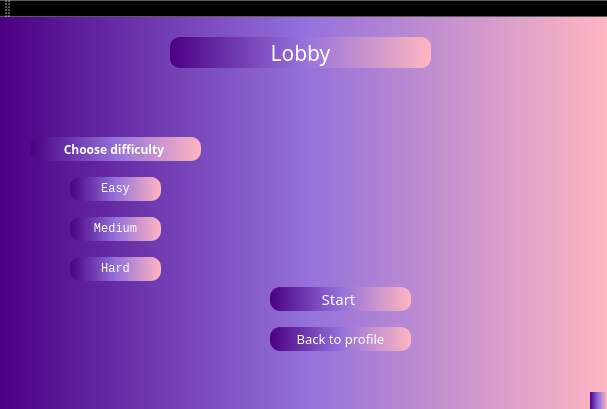
<?xml version="1.0" encoding="UTF-8"?>
<ui version="4.0">
 <class>LobbyInterfaceClass</class>
 <widget class="QMainWindow" name="LobbyInterfaceClass">
  <property name="geometry">
   <rect>
    <x>0</x>
    <y>0</y>
    <width>607</width>
    <height>409</height>
   </rect>
  </property>
  <property name="windowTitle">
   <string>LobbyInterface</string>
  </property>
  <property name="styleSheet">
   <string notr="true">background-color: qlineargradient(spread:pad, x1:0, y1:0, x2:1, y2:0, stop:0 rgba(75, 0, 130, 255), stop:0.5 rgba(147, 112, 219, 255), stop:1 rgba(255, 182, 193, 255))
</string>
  </property>
  <widget class="QWidget" name="centralWidget">
   <widget class="QPushButton" name="pushButton">
    <property name="geometry">
     <rect>
      <x>170</x>
      <y>20</y>
      <width>261</width>
      <height>31</height>
     </rect>
    </property>
    <property name="font">
     <font>
      <family>Kristen ITC</family>
      <pointsize>16</pointsize>
     </font>
    </property>
    <property name="styleSheet">
     <string notr="true">background-color: qlineargradient(spread:pad, x1:0, y1:0, x2:1, y2:0, stop:0 rgba(75, 0, 130, 255), stop:0.5 rgba(147, 112, 219, 255), stop:1 rgba(255, 182, 193, 255));
color: white;
border-radius: 10px;</string>
    </property>
    <property name="text">
     <string>Lobby</string>
    </property>
   </widget>
   <widget class="QPushButton" name="pushButton_2">
    <property name="geometry">
     <rect>
      <x>30</x>
      <y>120</y>
      <width>171</width>
      <height>24</height>
     </rect>
    </property>
    <property name="font">
     <font>
      <family>Lucida Fax</family>
      <pointsize>9</pointsize>
      <italic>false</italic>
      <bold>true</bold>
     </font>
    </property>
    <property name="styleSheet">
     <string notr="true">background-color: qlineargradient(spread:pad, x1:0, y1:0, x2:1, y2:0, stop:0 rgba(75, 0, 130, 255), stop:0.5 rgba(147, 112, 219, 255), stop:1 rgba(255, 182, 193, 255));
color: white;
border-radius: 10px;</string>
    </property>
    <property name="text">
     <string>Choose difficulty </string>
    </property>
   </widget>
   <widget class="QPushButton" name="pushButton_3">
    <property name="geometry">
     <rect>
      <x>70</x>
      <y>160</y>
      <width>91</width>
      <height>24</height>
     </rect>
    </property>
    <property name="font">
     <font>
      <family>Lucida Console</family>
     </font>
    </property>
    <property name="styleSheet">
     <string notr="true">background-color: qlineargradient(spread:pad, x1:0, y1:0, x2:1, y2:0, stop:0 rgba(75, 0, 130, 255), stop:0.5 rgba(147, 112, 219, 255), stop:1 rgba(255, 182, 193, 255));
color: white;
border-radius: 10px;</string>
    </property>
    <property name="text">
     <string>Easy</string>
    </property>
   </widget>
   <widget class="QPushButton" name="pushButton_4">
    <property name="geometry">
     <rect>
      <x>70</x>
      <y>200</y>
      <width>91</width>
      <height>24</height>
     </rect>
    </property>
    <property name="font">
     <font>
      <family>Lucida Console</family>
     </font>
    </property>
    <property name="styleSheet">
     <string notr="true">background-color: qlineargradient(spread:pad, x1:0, y1:0, x2:1, y2:0, stop:0 rgba(75, 0, 130, 255), stop:0.5 rgba(147, 112, 219, 255), stop:1 rgba(255, 182, 193, 255));
color: white;
border-radius: 10px;</string>
    </property>
    <property name="text">
     <string>Medium</string>
    </property>
   </widget>
   <widget class="QPushButton" name="pushButton_5">
    <property name="geometry">
     <rect>
      <x>70</x>
      <y>240</y>
      <width>91</width>
      <height>24</height>
     </rect>
    </property>
    <property name="font">
     <font>
      <family>Lucida Console</family>
     </font>
    </property>
    <property name="styleSheet">
     <string notr="true">background-color: qlineargradient(spread:pad, x1:0, y1:0, x2:1, y2:0, stop:0 rgba(75, 0, 130, 255), stop:0.5 rgba(147, 112, 219, 255), stop:1 rgba(255, 182, 193, 255));
color: white;
border-radius: 10px;</string>
    </property>
    <property name="text">
     <string>Hard</string>
    </property>
   </widget>
   <widget class="QPushButton" name="pushButton_6">
    <property name="geometry">
     <rect>
      <x>270</x>
      <y>270</y>
      <width>141</width>
      <height>24</height>
     </rect>
    </property>
    <property name="font">
     <font>
      <family>Kristen ITC</family>
      <pointsize>11</pointsize>
      <bold>false</bold>
     </font>
    </property>
    <property name="styleSheet">
     <string notr="true">background-color: qlineargradient(spread:pad, x1:0, y1:0, x2:1, y2:0, stop:0 rgba(75, 0, 130, 255), stop:0.5 rgba(147, 112, 219, 255), stop:1 rgba(255, 182, 193, 255));
color: white;
border-radius: 10px;</string>
    </property>
    <property name="text">
     <string>Start </string>
    </property>
   </widget>
   <widget class="QPushButton" name="pushButton_7">
    <property name="geometry">
     <rect>
      <x>270</x>
      <y>310</y>
      <width>141</width>
      <height>24</height>
     </rect>
    </property>
    <property name="font">
     <font>
      <family>Kristen ITC</family>
      <pointsize>10</pointsize>
     </font>
    </property>
    <property name="styleSheet">
     <string notr="true">background-color: qlineargradient(spread:pad, x1:0, y1:0, x2:1, y2:0, stop:0 rgba(75, 0, 130, 255), stop:0.5 rgba(147, 112, 219, 255), stop:1 rgba(255, 182, 193, 255));
color: white;
border-radius: 10px;</string>
    </property>
    <property name="text">
     <string>Back to profile</string>
    </property>
   </widget>
  </widget>
  <widget class="QMenuBar" name="menuBar">
   <property name="geometry">
    <rect>
     <x>0</x>
     <y>0</y>
     <width>607</width>
     <height>22</height>
    </rect>
   </property>
  </widget>
  <widget class="QToolBar" name="mainToolBar">
   <attribute name="toolBarArea">
    <enum>TopToolBarArea</enum>
   </attribute>
   <attribute name="toolBarBreak">
    <bool>false</bool>
   </attribute>
  </widget>
  <widget class="QStatusBar" name="statusBar"/>
 </widget>
 <layoutdefault spacing="6" margin="11"/>
 <resources/>
 <connections/>
</ui>
